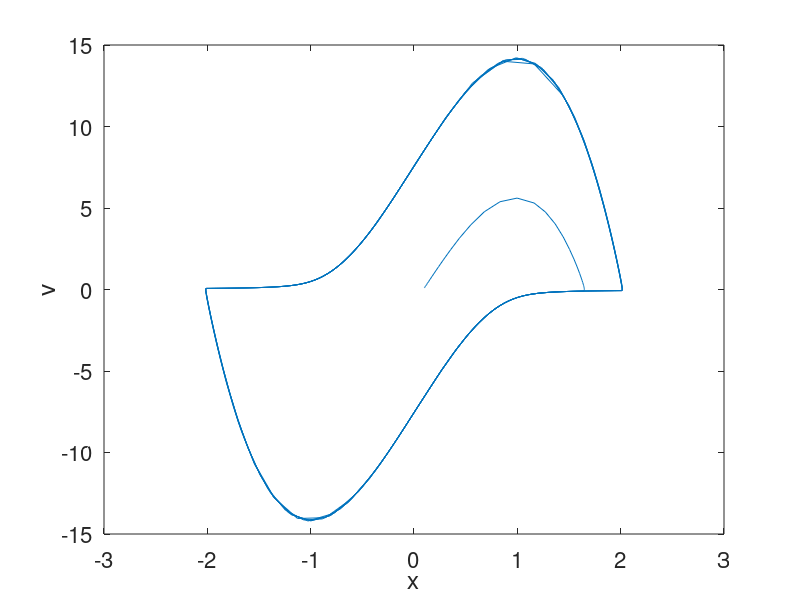

Here is the MATLAB script that generated this plot:
%% KYA314 - Practice 3, Q3b
% simulate the Vander Pol oscillator
clear;
close all;
clc;

% define ODE system
f=@(t,x,p) [x(2,:);
          p(1).*(1-x(1,:).^2).*x(2,:)-x(1,:)];

%% alpha < 0
alpha = -1;

x0 = [0.1;0.1];

% ODE solver
tspan = [0,100];

[~,xout1] = ode45(@(t,x)f(t,x,alpha),tspan,x0);

% Plot in phase space
figure(1); clf;
hold on;
plot(xout1(:,1),xout1(:,2))

set(gca,'FontSize',16)
xlabel('x')
ylabel('v')
box on;

%% alpha = 0
alpha = 0;

x0 = [0.1;0.1];

% ODE solver
tspan = [0,100];

[~,xout2] = ode45(@(t,x)f(t,x,alpha),tspan,x0);

% Plot in phase space
figure(1); clf;
hold on;
plot(xout2(:,1),xout2(:,2))

set(gca,'FontSize',16)
xlabel('x')
ylabel('v')
box on;

%% alpha > 0
alpha = 1;

x0 = [0.1;0.1];

% ODE solver
tspan = [0,100];

[~,xout3] = ode45(@(t,x)f(t,x,alpha),tspan,x0);

% Plot in phase space
figure(1); clf;
hold on;
plot(xout3(:,1),xout3(:,2))

set(gca,'FontSize',16)
xlabel('x')
ylabel('v')
box on;

%% alpha >> 0
alpha = 10;

x0 = [0.1;0.1];

% ODE solver
tspan = [0,100];

[~,xout4] = ode45(@(t,x)f(t,x,alpha),tspan,x0);

% Plot in phase space
figure(1); clf;
hold on;
plot(xout4(:,1),xout4(:,2))

set(gca,'FontSize',16)
xlabel('x')
ylabel('v')
box on;
